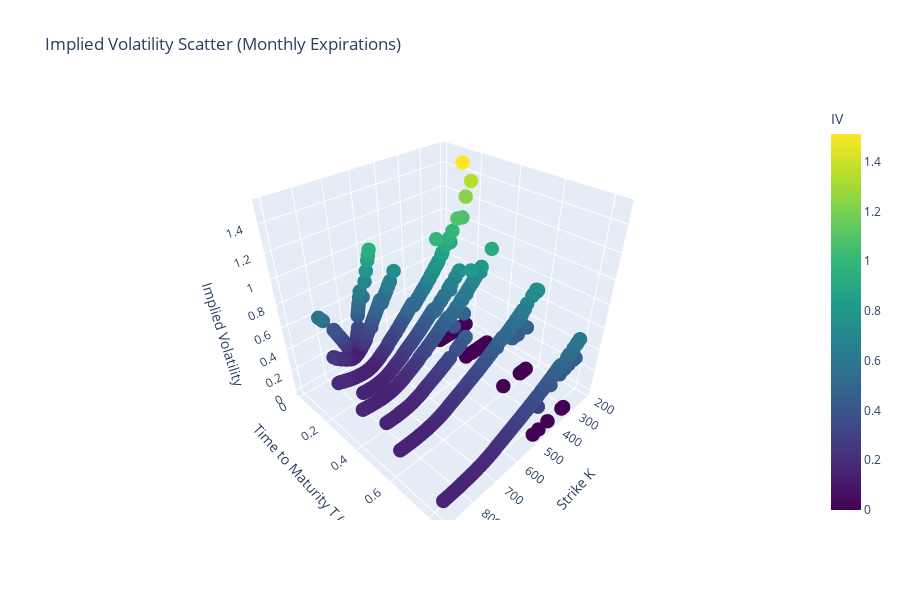

Notebook source saved alongside this figure:
### Code cell
fig = go.Figure(
    data=[
        go.Scatter3d(
            x=df['K'],
            y=df['T'],
            z=df['iv'],
            mode='markers',
            marker=dict(size=5, color=df['iv'], colorscale='Viridis', showscale=True, colorbar=dict(title='IV')),
            text=[f'S0={s:.2f}<br>C_mkt={c:.2f}' for s, c in zip(df['S0'], df['C_mkt'])],
            hovertemplate='K=%{x:.2f}<br>T=%{y:.3f}<br>IV=%{z:.4f}<extra></extra>',
        )
    ]
)
fig.update_layout(
    title='Implied Volatility Scatter (Monthly Expirations)',
    scene=dict(
        xaxis_title='Strike K',
        yaxis_title='Time to Maturity T (years)',
        zaxis_title='Implied Volatility',
    ),
    width=900,
    height=600,
)
fig.show()

### Figure 1 — Plotly figure (JSON) as saved in the notebook; plotly's stock layout.template omitted (floating-point values rounded to 4 significant figures; data arrays with more than 128 entries replaced by an {"elided": "..."} marker saying what was removed)
{"data": [{"hovertemplate": "K=%{x:.2f}<br>T=%{y:.3f}<br>IV=%{z:.4f}<extra></extra>", "marker": {"color": {"elided": "895 float values"}, "colorbar": {"title": {"text": "IV"}}, "colorscale": [[0, "#440154"], [0.1111, "#482878"], [0.2222, "#3e4989"], [0.3333, "#31688e"], [0.4444, "#26828e"], [0.5556, "#1f9e89"], [0.6667, "#35b779"], [0.7778, "#6ece58"], [0.8889, "#b5de2b"], [1, "#fde725"]], "showscale": true, "size": 5}, "mode": "markers", "text": {"elided": "895 str values"}, "type": "scatter3d", "x": {"elided": "895 float values"}, "y": {"elided": "895 float values"}, "z": {"elided": "895 float values"}}], "layout": {"height": 600, "scene": {"xaxis": {"title": {"text": "Strike K"}}, "yaxis": {"title": {"text": "Time to Maturity T (years)"}}, "zaxis": {"title": {"text": "Implied Volatility"}}}, "title": {"text": "Implied Volatility Scatter (Monthly Expirations)"}, "width": 900}}
